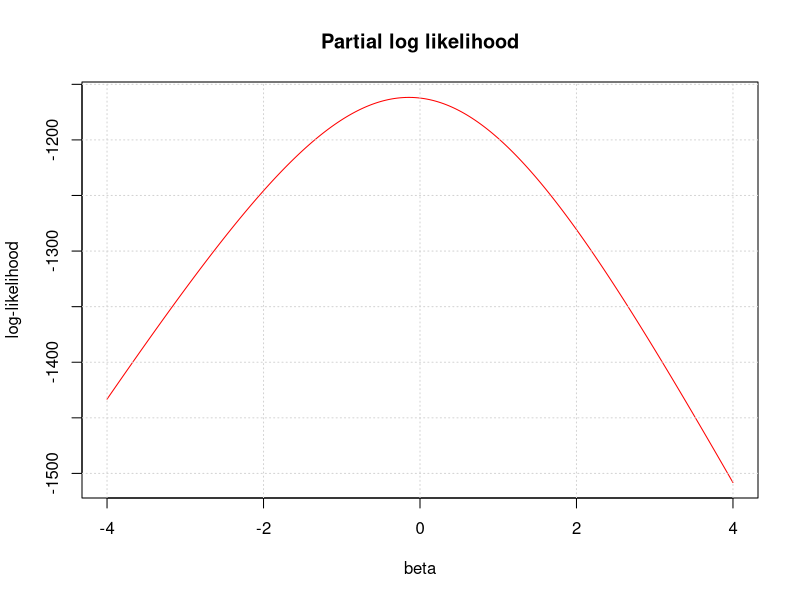
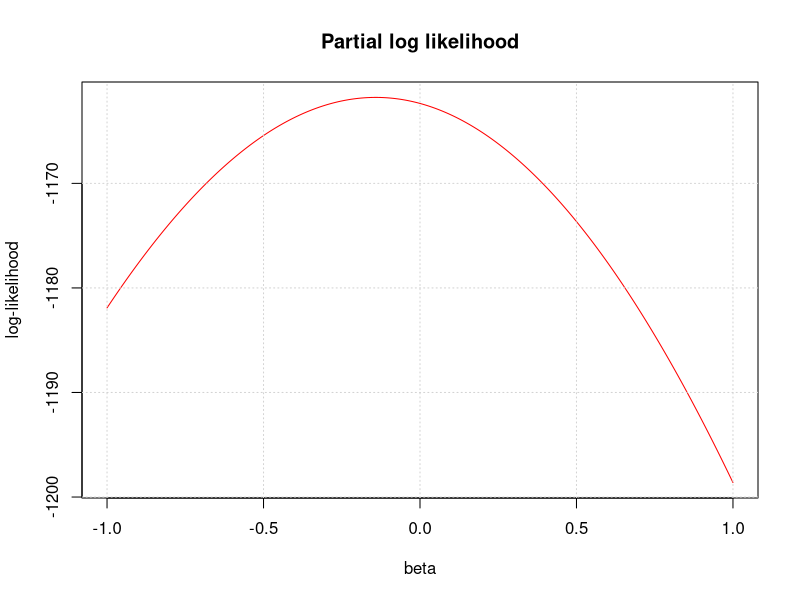
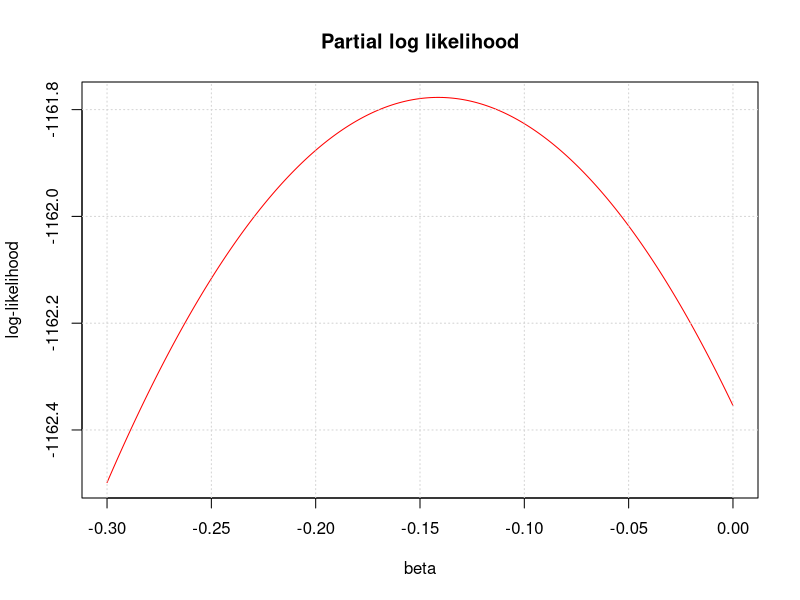
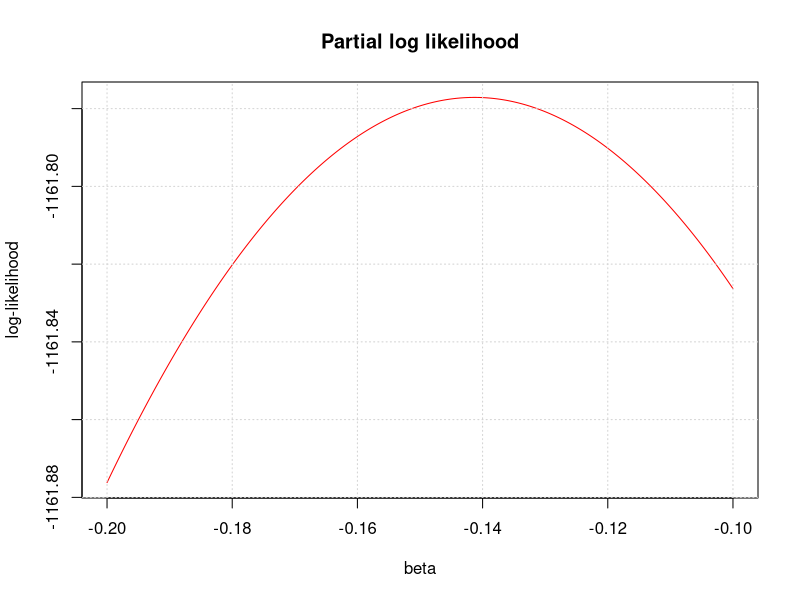
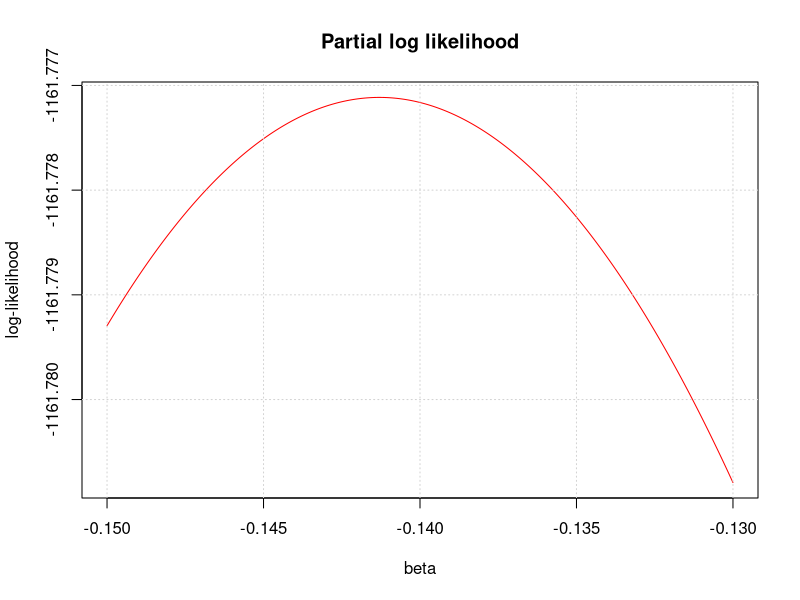
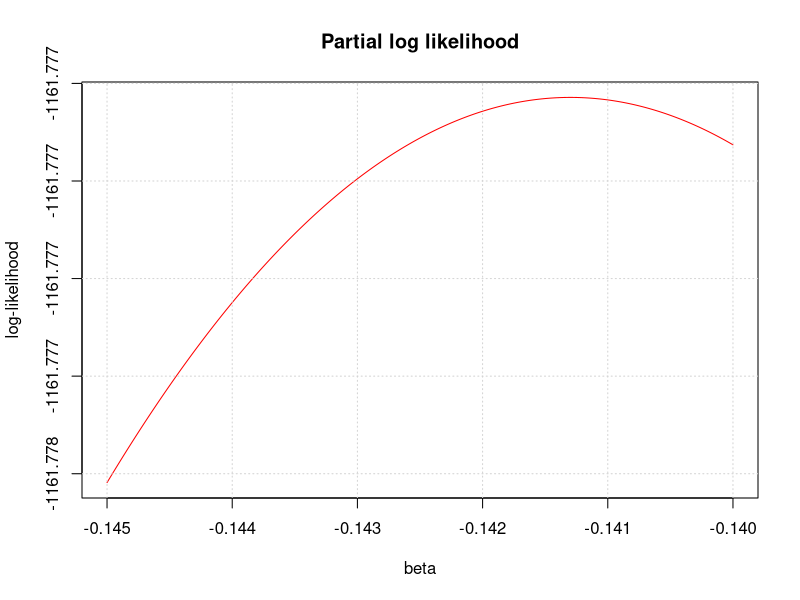
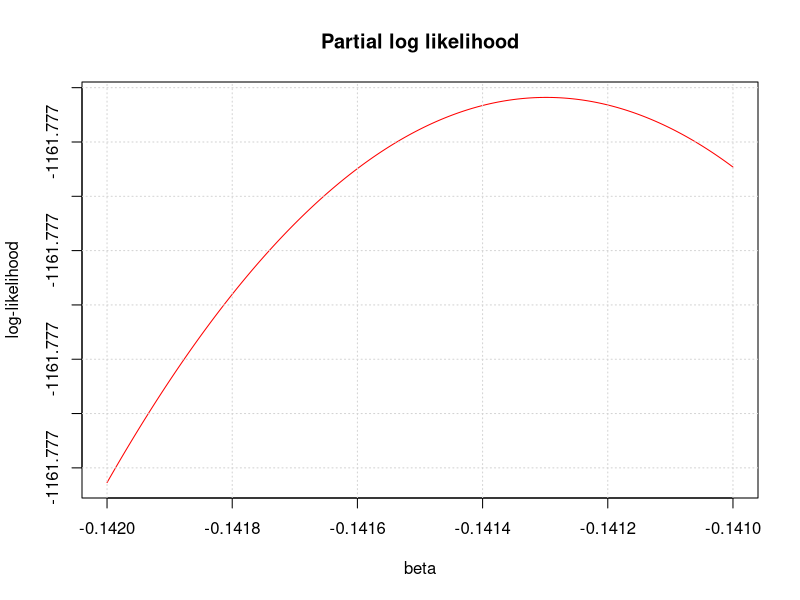
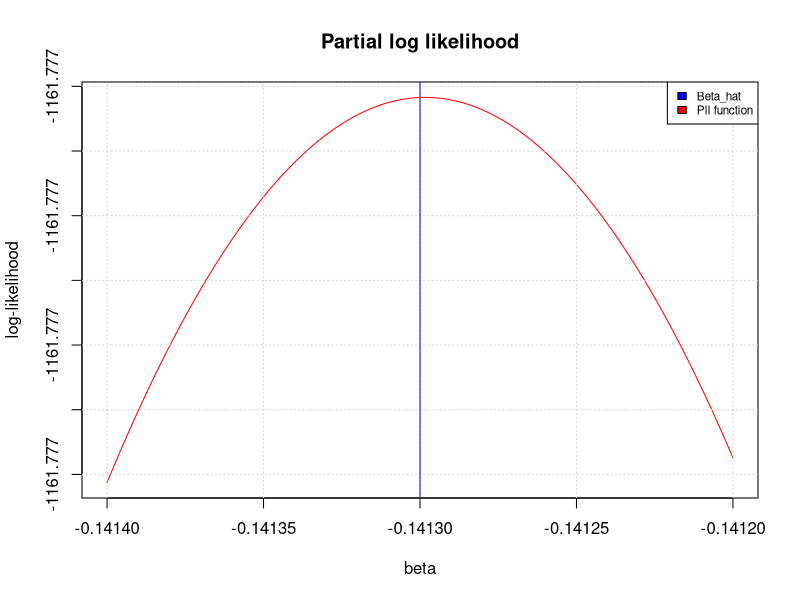

The R script that drew these images, in order:
############################################################################################
#     
#     Set seed
#
RNGkind(sample.kind = "Rejection")
set.seed(6014) # change this to the last 4 digits of your student ID
#
#     Generate American Shorthair lifetimes with censoring
#
LenA <- sample(160:180, 1)
LifetimeA <- c(sort(round(pmin(rgamma(LenA-10,1.2,0.4), 15), 6)), rep(15,10))
CensorA <- c(rbinom(LenA,1,0.8))
CensorA[LifetimeA == 15] <- 0
#
#     Generate British Shorthair lifetimes with censoring
#
LenB <- sample(140:160, 1)
LifetimeB <- c(sort(round(pmin(rgamma(LenB-10,1,0.3), 15), 6)), rep(15,10))
CensorB <- c(rbinom(LenB,1,0.8))
CensorB[LifetimeB == 15] <- 0
#
#     Combine data & Generate ages at FIP contraction
#
Lifetime <- c(LifetimeA, LifetimeB)
Censor <- c(CensorA, CensorB)
Breed <- factor(c(rep(1,LenA), rep(2,LenB)))
FIPAge <- ifelse(Lifetime>2, ifelse(runif(LenA+LenB)<0.4, pmax(Lifetime-rexp(LenA+LenB,1.5),0), 0), 0)
#
############################################################################################
# Please insert your R code after this line
############################################################################################

library(survival)

############################################################################################
# Part 1
############################################################################################

# Part 1 Q1
# Kaplan–Meier estimates for American Shorthairs
Surv(LifetimeA,CensorA)
KM.fitA = survfit(Surv(LifetimeA,CensorA) ~ 1, conf.type = "plain")

# probability that an American Shorthair survives for at least 10 years
Quantity1 = summary(KM.fitA, times = 10)$surv
Quantity1

# Part 1 Q2
# lower limit of equal tailed 95% confidence interval
Quantity2 = summary(KM.fitA, times = 10)$lower
Quantity2

# upper limit of equal tailed 95% confidence interval
Quantity3 = summary(KM.fitA, times = 10)$upper
Quantity3

# Part 1 Q3
# Kaplan–Meier estimates for British Shorthairs
Surv(LifetimeB,CensorB)
KM.fitB = survfit(Surv(LifetimeB,CensorB) ~ 1, conf.type = "plain")

# probability that a British Shorthair dies within 12 years
Quantity4 = 1-summary(KM.fitB, times = 12)$surv
Quantity4

# Part 1 Q4
# lower limit of equal tailed 95% confidence interval
Quantity5 = 1-summary(KM.fitB, times = 12)$upper
Quantity5

# upper limit of equal tailed 95% confidence interval
Quantity6 = 1-summary(KM.fitB, times = 12)$lower
Quantity6

# Part 1 Q5
# equivalent to calculating 5q3 for American Shorthair. 
Quantity7 = 1 - (summary(KM.fitA, times = 8)$surv/summary(KM.fitA, times = 3)$surv)
Quantity7

# Part 1 Q6
# equivalent to calculating 5q3 for British Shorthair. 
Quantity8 = 1 - (summary(KM.fitB, times = 8)$surv/summary(KM.fitB, times = 3)$surv)
Quantity8

# Part 1 Q7
# Kaplan–Meier estimates for All Shorthairs
Surv(Lifetime,Censor)
KM.fit = survfit(Surv(Lifetime,Censor) ~ 1, conf.type = "plain")

# Probability that new data point is an American Shorthair, given death within 8.2 years
# By Bayes Theorem, we get: P(A|T<=8.2) = P(T<=8.2|A)P(A)/P(T<=8.2)
Quantity9 = ((1-summary(KM.fitA, times = 8.2)$surv)*(LenA/(LenA+LenB)))/(1-summary(KM.fit, times = 8.2)$surv)
Quantity9

############################################################################################
# Part 2
############################################################################################

# Part 2 Q1
Quantity10 = 4

# Part 2 Q2
# Combine data into dataframe
cbind(Lifetime, Censor, Breed)

# Define function
Quantity11 = function(b){
  
  # sort lifetimes that are uncensored
  sorted_uncensored_lifetimes = sort(Lifetime[Censor == 1])
  
  # starting of the loop
  pll = 0
  
  for(j in 1:length(sorted_uncensored_lifetimes)){
    
    t_j = sorted_uncensored_lifetimes[j]
    
    # check if at time t_j is it uncensored and British Shorthair
    z_j = (Breed[Lifetime == t_j & Censor == 1] == 2)
    
    # number of survivors for American Shorthair(A) and British Shorthair(B)
    numA = sum(Lifetime[Breed == 1] >= t_j)
    numB = sum(Lifetime[Breed == 2] >= t_j)
    
    # the derived pll formula
    pll = pll + b * z_j - log(numA + numB * exp(b))
    
  }
  
  return(pll)
  
}

# value at beta = 0.1
beta = 0.1
Quantity12 = Quantity11(beta)
Quantity12

# Part 2 Q3
# Define graph plotting function
PlotPLL = function(Left, Right){
  x = seq(Left, Right, length = 1000)
  plot(x, Quantity11(x), main = "Partial log likelihood", type = "l",
       xlab = "beta", ylab = "log-likelihood", col = "red")
  grid( )
}
# trial and error to obtain MLE of beta. 
PlotPLL(-4, 4)
PlotPLL(-1, 1)
PlotPLL(-0.3, 0)
PlotPLL(-0.2, -0.1)
PlotPLL(-0.15, -0.13)
PlotPLL(-0.145,-0.140)
PlotPLL(-0.142,-0.141)
PlotPLL(-0.1414,-0.1412)

# draw line at beta hat and indicate legend
abline(v=-0.1413, col="blue")
legend("topright", legend=c("Beta_hat", "Pll function"), fill=c("blue", "red"), cex = 0.7)

# partial log likelihood function maximised at beta_hat = -0.1413 from observation. 
Quantity13 = -0.1413

# Part 2 Q4
# Using Cox proportional hazards model
Cox.fit = coxph(Surv(Lifetime, Censor) ~ Breed)
summary(Cox.fit)

# Conducting Likelihood Ratio Test (LRT) on Beta, obtaining test statistic. 
loglikelihood = Cox.fit$loglik

Quantity14 = 2 * (loglikelihood[2]-loglikelihood[1])

# Obtaining p-value. 
Quantity15 = pchisq(Quantity14, df = 1, lower.tail = FALSE)

# Part 2 Q5
rejection_region = qchisq(0.98, df = 1)
rejection_region

# Since rejection region > p-value for 2% significance level, 
Quantity16 = 2
Quantity16

# Part 2 Q6
Quantity17 = 3
Quantity17

############################################################################################
# Part 3
############################################################################################

# Part 3 Q1
# Combine data into dataframe
cbind(Lifetime, Censor, Breed, FIPAge)

# Creating log-likelihood function
Quantity18 = function(mu, sigma, nu){
  
  # obtaining W (wait time) and T (Number of events), 
  # where h, i, d represent healthy, infected and death respectively. 
  
  contracted_FIP_lifetimes = Lifetime[FIPAge != 0]
  
  W_h = sum(FIPAge[FIPAge != 0]) + sum(Lifetime[FIPAge == 0])
  W_i = sum(contracted_FIP_lifetimes - FIPAge[FIPAge != 0])
  
  T_hd = length(Lifetime[FIPAge == 0 & Censor == 1])
  T_hi = length(Lifetime[FIPAge != 0])
  T_id = length(Lifetime[FIPAge != 0 & Censor == 1])
  
  # Derived formula of Log-likelihood function
  LLF = T_hd * log(mu) + T_hi * log(sigma) + T_id * log(nu) - (mu + sigma) * W_h - (nu) * W_i
  
  return(LLF)
  
}

Quantity19 = Quantity18(0.1,0.1,0.1)

# Part 3 Q2
# Define graph plotting function
PlotLLF = function(Left, Right){
  v = seq(Left, Right, length = 1000)
  plot(v, Quantity18(0.1, 0.1, v), main = "Log-likelihood function", type = "l",
       xlab = "v_hat", ylab = "log-likelihood", col = "red")
  grid( )
}

# trial and error to obtain MLE of v_hat. (fixing mu and sigma to 0.1)
PlotLLF(0.001, 7)
PlotLLF(0.5, 2)
PlotLLF(1, 1.5)
PlotLLF(1.2, 1.4)
PlotLLF(1.25, 1.3)
PlotLLF(1.275, 1.285)
PlotLLF(1.281,1.283)
PlotLLF(1.2817, 1.2821)
PlotLLF(1.28185, 1.28195)
PlotLLF(1.2819, 1.28194)

# draw line at v_hat and indicate legend
abline(v=1.28192, col="blue")
legend("topright", legend=c("v_hat", "LLF function"), fill=c("blue", "red"), cex = 0.7)

Quantity20 = 1.28192

# Part 3 Q3
# Since sigma_x = -d/dx ln(S(x)), 
Quantity21 = 2
  
# Part 3 Q4
# First, define S(x)

S = function(x){
  
  exp(-0.1*x - (1/2) * 0.08 * x^2)
  
}

# Probability that cat contracts FIP between 7th and 10th year. 
Quantity22 = 1 - S(10)/S(7)
Quantity22
